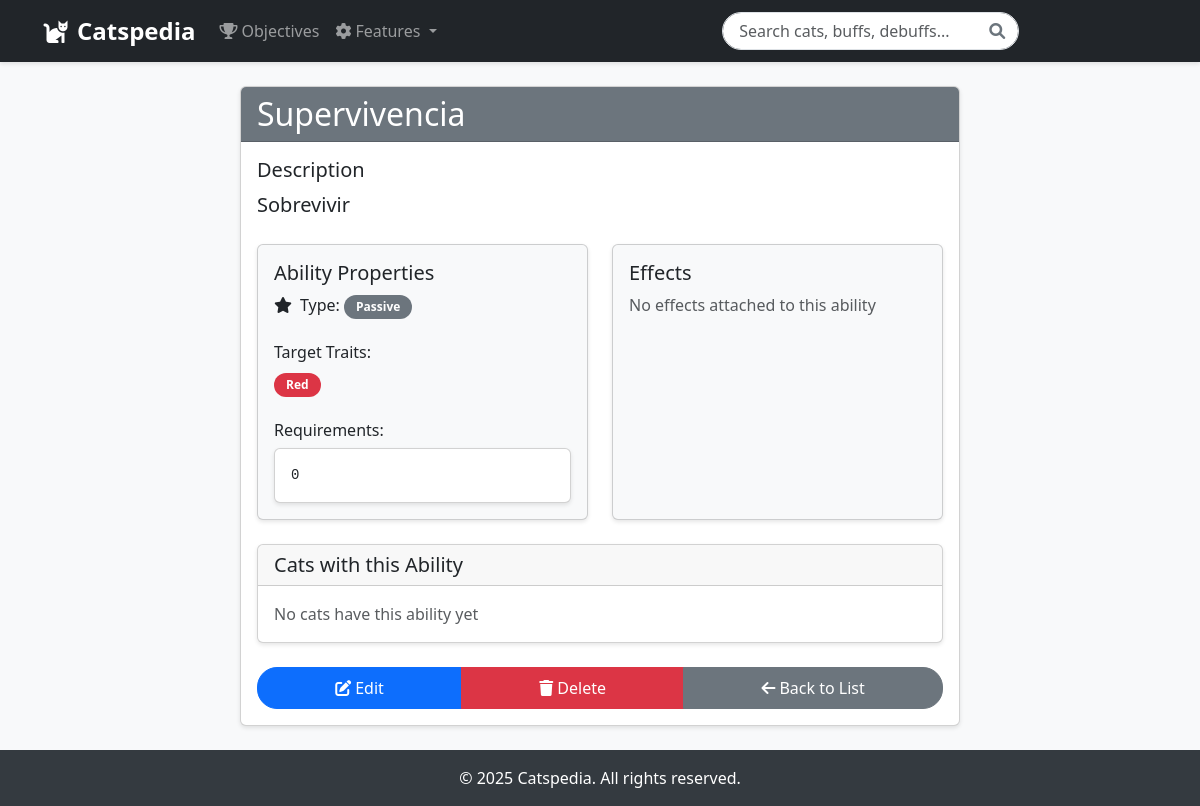
Screenshot of /ability/1/ with the database file from the repository.
### Catspedia/models.py (models this page shows, shortened)
class Ability(models.Model):
    name = models.CharField(max_length=100, unique=True)
    description = models.TextField(help_text="Description of the ability")
    effects = models.ManyToManyField(
        Effect,
        related_name='abilities',
        blank=True,
        help_text="Effects this ability can produce (optional)"
    )
    ability_type = models.CharField(
        max_length=50,
        choices=[
            ('PASSIVE', 'Passive'),
            ('ACTIVE', 'Active'),
            ('CONDITIONAL', 'Conditional'),
            ('TRIGGERED', 'Triggered')
        ],
        default='PASSIVE'
    )
    target_traits = models.JSONField(
        default=list,
        help_text="List of enemy traits this ability affects"
    )
    requirements = models.JSONField(
        default=dict,
        help_text="Requirements to unlock/use this ability"
    )
    energy_cost = models.IntegerField(
        default=0,
        validators=[MinValueValidator(0)],
        help_text="Energy cost to use the ability (if active)"
    )
    created_at = models.DateTimeField(auto_now_add=True)
    updated_at = models.DateTimeField(auto_now=True)
    class Meta:
        ordering = ['ability_type', 'name']
        verbose_name = "Ability"
        verbose_name_plural = "Abilities"

### Catspedia/views.py (the view)
# urls.py: path("ability/<int:pk>/", AbilityDetailView.as_view(), name="ability-detail"),
class AbilityDetailView(DetailView):
    model = Ability
    context_object_name = "ability"
    template_name = "catspedia/ability_detail.html"

### templates/catspedia/ability_detail.html (shortened to what this page needs)
{% extends 'catspedia/base.html' %}
{% block content %}
<div class="container">
    <div class="row">
        <div class="col-md-8 offset-md-2">
            <div class="card">
                <div class="card-header bg-{{ object.ability_type|lower }} text-white">
                    <h2 class="mb-0">{{ object.name }}</h2>
                </div>
                <div class="card-body">
                    <div class="mb-4">
                        <h5>Description</h5>
                        <p class="lead">{{ object.description }}</p>
                    </div>
                    <div class="row mb-4">
                        <div class="col-md-6">
                            <div class="card bg-light">
                                <div class="card-body">
                                    <h5>Ability Properties</h5>
                                    <ul class="list-unstyled">
                                        <li class="mb-2">
                                            <i class="fas fa-star me-2"></i>Type:
                                            <span class="badge bg-{{ object.ability_type|lower }}">
                                                {{ object.get_ability_type_display }}
                                            </span>
                                        </li>
                                    </ul>
                                    <h6 class="mt-4">Target Traits:</h6>
                                    {% for trait in object.target_traits %}
                                        <span class="badge bg-danger me-2">{{ trait }}</span>
                                    {% empty %}
                                        <p class="text-muted mb-0">No specific target traits</p>
                                    {% endfor %}
                                    <h6 class="mt-4">Requirements:</h6>
                                    <div class="card">
                                        <div class="card-body">
                                            <pre class="mb-0">{{ object.requirements|pprint }}</pre>
                                        </div>
                                    </div>
                                </div>
                            </div>
                        </div>
                        <div class="col-md-6">
                            <div class="card bg-light h-100">
                                <div class="card-body">
                                    <h5>Effects</h5>
                                    <div class="list-group list-group-flush">
                                        {% for effect in object.effects.all %}
                                            <a href="{% url 'catspedia:effect-detail' effect.pk %}" class="list-group-item list-group-item-action">
                                                <div class="d-flex w-100 justify-content-between">
                                                    <h6 class="mb-1">{{ effect.name }}</h6>
                                                    <span class="badge bg-{{ effect.effect_type|lower }}">
                                                        {{ effect.get_effect_type_display }}
                                                    </span>
                                                </div>
                                                <p class="mb-1">{{ effect.description|truncatewords:20 }}</p>
                                                <small>
                                                    Power: {{ effect.base_power }}x |
                                                    Duration: {{ effect.duration }}f |
                                                    Chance: {{ effect.proc_chance }}%
                                                </small>
                                            </a>
                                        {% empty %}
                                            <p class="text-muted mb-0">No effects attached to this ability</p>
                                        {% endfor %}
                                    </div>
                                </div>
                            </div>
                        </div>
                    </div>
                    <div class="card mb-4">
                        <div class="card-header">
                            <h5 class="mb-0">Cats with this Ability</h5>
                        </div>
                        <div class="card-body">
                            <div class="row">
                                {% for cat in object.cats.all %}
                                    <div class="col-md-6 mb-3">
                                        <div class="card">
                                            <div class="card-body">
                                                <h6 class="card-title">{{ cat.name }}</h6>
                                                <p class="card-text text-muted">Level {{ cat.evolution_level }}</p>
                                                <a href="{% url 'evolutioncat-detail' cat.pk %}" class="btn btn-sm btn-outline-primary">View Cat</a>
                                            </div>
                                        </div>
                                    </div>
                                {% empty %}
                                    <div class="col-12">
                                        <p class="text-muted mb-0">No cats have this ability yet</p>
                                    </div>
                                {% endfor %}
                            </div>
                        </div>
                    </div>
                    <div class="btn-group w-100">
                        <a href="{% url 'catspedia:ability-update' object.pk %}" class="btn btn-primary">
                            <i class="fas fa-edit me-1"></i>Edit
                        </a>
                        <a href="{% url 'catspedia:ability-delete' object.pk %}" class="btn btn-danger">
                            <i class="fas fa-trash me-1"></i>Delete
                        </a>
                        <a href="{% url 'catspedia:ability-list' %}" class="btn btn-secondary">
                            <i class="fas fa-arrow-left me-1"></i>Back to List
                        </a>
                    </div>
                </div>
            </div>
        </div>
    </div>
</div>
{% endblock %}

### templates/catspedia/base.html (style rules this page uses)
:root { --primary-color: #3498db; --secondary-color: #2ecc71; --danger-color: #e74c3c; --warning-color: #f1c40f; --info-color: #9b59b6; }
body { min-height: 100vh; display: flex; flex-direction: column; background-color: #f8f9fa; }
.card { box-shadow: 0 2px 4px rgba(0,0,0,0.1); transition: transform 0.2s; }
.btn { border-radius: 20px; padding: 0.5rem 1.5rem; }
.badge { border-radius: 20px; padding: 0.5em 1em; }
.bg-passive { background-color: #6c757d; }

### rows the page displays
Ability: name "Supervivencia", description "Sobrevivir", ability_type "Passive", requirements|pprint "0"

### other values shown
{{ trait }} "Red"
